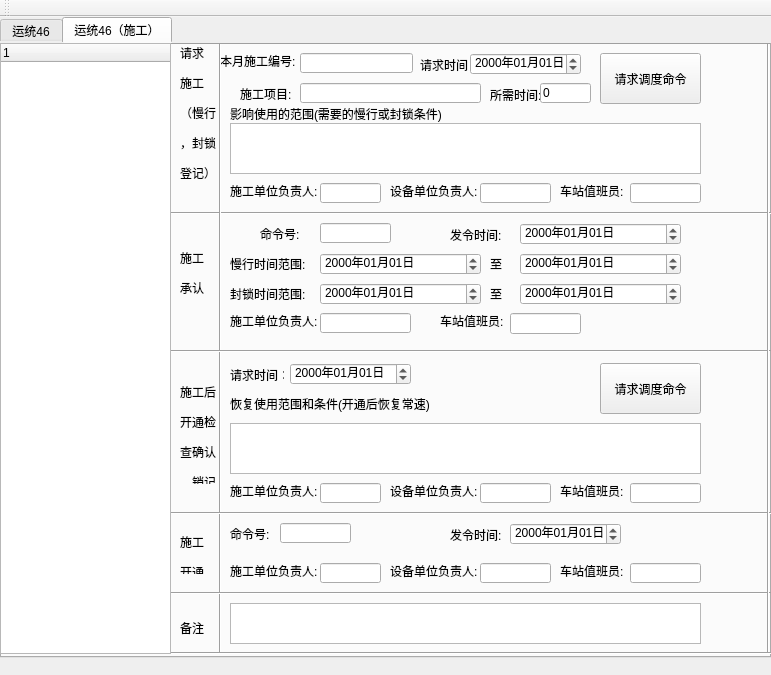
<?xml version="1.0" encoding="UTF-8"?>
<ui version="4.0">
 <class>yt46</class>
 <widget class="QMainWindow" name="yt46">
  <property name="geometry">
   <rect>
    <x>0</x>
    <y>0</y>
    <width>771</width>
    <height>675</height>
   </rect>
  </property>
  <property name="windowTitle">
   <string>运统46报表</string>
  </property>
  <widget class="QWidget" name="centralwidget">
   <widget class="QTabWidget" name="tabWidget">
    <property name="geometry">
     <rect>
      <x>0</x>
      <y>0</y>
      <width>771</width>
      <height>641</height>
     </rect>
    </property>
    <property name="styleSheet">
     <string notr="true">gridline-color: rgb(239, 239, 239);
border-top-color: rgb(255, 0, 0);
alternate-background-color: rgb(0, 255, 255);
border-color: rgb(85, 85, 255);
</string>
    </property>
    <property name="currentIndex">
     <number>1</number>
    </property>
    <widget class="QWidget" name="tab">
     <attribute name="title">
      <string>运统46</string>
     </attribute>
     <widget class="QWidget" name="widget" native="true">
      <property name="geometry">
       <rect>
        <x>170</x>
        <y>0</y>
        <width>591</width>
        <height>611</height>
       </rect>
      </property>
      <widget class="QWidget" name="widget_2" native="true">
       <property name="geometry">
        <rect>
         <x>10</x>
         <y>0</y>
         <width>591</width>
         <height>41</height>
        </rect>
       </property>
       <widget class="QLabel" name="label">
        <property name="geometry">
         <rect>
          <x>10</x>
          <y>11</y>
          <width>54</width>
          <height>21</height>
         </rect>
        </property>
        <property name="text">
         <string>设备类型:</string>
        </property>
       </widget>
       <widget class="QComboBox" name="comboBox">
        <property name="geometry">
         <rect>
          <x>70</x>
          <y>10</y>
          <width>69</width>
          <height>22</height>
         </rect>
        </property>
       </widget>
       <widget class="QLabel" name="label_2">
        <property name="geometry">
         <rect>
          <x>150</x>
          <y>10</y>
          <width>54</width>
          <height>21</height>
         </rect>
        </property>
        <property name="text">
         <string>设备名称:</string>
        </property>
       </widget>
       <widget class="QLineEdit" name="lineEdit">
        <property name="geometry">
         <rect>
          <x>210</x>
          <y>10</y>
          <width>71</width>
          <height>20</height>
         </rect>
        </property>
       </widget>
       <widget class="QLabel" name="label_3">
        <property name="geometry">
         <rect>
          <x>290</x>
          <y>10</y>
          <width>41</width>
          <height>21</height>
         </rect>
        </property>
        <property name="text">
         <string>时间:</string>
        </property>
       </widget>
       <widget class="QDateTimeEdit" name="dateTimeEdit_7">
        <property name="geometry">
         <rect>
          <x>330</x>
          <y>10</y>
          <width>194</width>
          <height>22</height>
         </rect>
        </property>
        <property name="displayFormat">
         <string>yyyy年MM月dd日 HH:mm</string>
        </property>
       </widget>
      </widget>
      <widget class="QLabel" name="label_5">
       <property name="geometry">
        <rect>
         <x>20</x>
         <y>40</y>
         <width>301</width>
         <height>16</height>
        </rect>
       </property>
       <property name="text">
        <string>检查试验结果,所发现的不良及破损程度</string>
       </property>
      </widget>
      <widget class="QScrollArea" name="scrollArea">
       <property name="geometry">
        <rect>
         <x>10</x>
         <y>59</y>
         <width>571</width>
         <height>81</height>
        </rect>
       </property>
       <property name="widgetResizable">
        <bool>true</bool>
       </property>
       <widget class="QWidget" name="scrollAreaWidgetContents">
        <property name="geometry">
         <rect>
          <x>0</x>
          <y>0</y>
          <width>569</width>
          <height>79</height>
         </rect>
        </property>
        <widget class="QTextEdit" name="textEdit">
         <property name="geometry">
          <rect>
           <x>0</x>
           <y>0</y>
           <width>571</width>
           <height>81</height>
          </rect>
         </property>
         <property name="styleSheet">
          <string notr="true"/>
         </property>
        </widget>
       </widget>
      </widget>
      <widget class="QGroupBox" name="groupBox">
       <property name="geometry">
        <rect>
         <x>10</x>
         <y>150</y>
         <width>521</width>
         <height>71</height>
        </rect>
       </property>
       <property name="title">
        <string>通知时间:</string>
       </property>
       <property name="flat">
        <bool>false</bool>
       </property>
       <property name="checkable">
        <bool>true</bool>
       </property>
       <widget class="QComboBox" name="comboBox_3">
        <property name="geometry">
         <rect>
          <x>320</x>
          <y>30</y>
          <width>69</width>
          <height>22</height>
         </rect>
        </property>
       </widget>
       <widget class="QLabel" name="label_58">
        <property name="geometry">
         <rect>
          <x>260</x>
          <y>30</y>
          <width>54</width>
          <height>21</height>
         </rect>
        </property>
        <property name="text">
         <string>通知方法:</string>
        </property>
       </widget>
       <widget class="QLabel" name="label_4">
        <property name="geometry">
         <rect>
          <x>10</x>
          <y>30</y>
          <width>41</width>
          <height>21</height>
         </rect>
        </property>
        <property name="text">
         <string>时间:</string>
        </property>
       </widget>
       <widget class="QDateTimeEdit" name="dateTimeEdit_8">
        <property name="geometry">
         <rect>
          <x>50</x>
          <y>30</y>
          <width>194</width>
          <height>22</height>
         </rect>
        </property>
        <property name="displayFormat">
         <string>yyyy年MM月dd日 HH:mm</string>
        </property>
       </widget>
      </widget>
      <widget class="QGroupBox" name="groupBox_2">
       <property name="geometry">
        <rect>
         <x>10</x>
         <y>240</y>
         <width>521</width>
         <height>71</height>
        </rect>
       </property>
       <property name="title">
        <string>到达时间:</string>
       </property>
       <property name="flat">
        <bool>false</bool>
       </property>
       <property name="checkable">
        <bool>true</bool>
       </property>
       <widget class="QLabel" name="label_17">
        <property name="geometry">
         <rect>
          <x>260</x>
          <y>30</y>
          <width>101</width>
          <height>21</height>
         </rect>
        </property>
        <property name="text">
         <string>该段工作人员签名:</string>
        </property>
       </widget>
       <widget class="QDateTimeEdit" name="dateTimeEdit_9">
        <property name="geometry">
         <rect>
          <x>50</x>
          <y>30</y>
          <width>194</width>
          <height>22</height>
         </rect>
        </property>
        <property name="displayFormat">
         <string>yyyy年MM月dd日 HH:mm</string>
        </property>
       </widget>
       <widget class="QLabel" name="label_7">
        <property name="geometry">
         <rect>
          <x>10</x>
          <y>30</y>
          <width>41</width>
          <height>21</height>
         </rect>
        </property>
        <property name="text">
         <string>时间:</string>
        </property>
       </widget>
       <widget class="QLineEdit" name="lineEdit_2">
        <property name="geometry">
         <rect>
          <x>370</x>
          <y>30</y>
          <width>71</width>
          <height>20</height>
         </rect>
        </property>
       </widget>
      </widget>
      <widget class="QGroupBox" name="groupBox_3">
       <property name="geometry">
        <rect>
         <x>10</x>
         <y>330</y>
         <width>571</width>
         <height>261</height>
        </rect>
       </property>
       <property name="title">
        <string>消除不良及破损的时分及签名:</string>
       </property>
       <property name="flat">
        <bool>false</bool>
       </property>
       <property name="checkable">
        <bool>true</bool>
       </property>
       <widget class="QTextEdit" name="textEdit_2">
        <property name="geometry">
         <rect>
          <x>1</x>
          <y>90</y>
          <width>561</width>
          <height>91</height>
         </rect>
        </property>
       </widget>
       <widget class="QLabel" name="label_23">
        <property name="geometry">
         <rect>
          <x>10</x>
          <y>60</y>
          <width>231</width>
          <height>21</height>
         </rect>
        </property>
        <property name="text">
         <string>破损及不良的原因系采用何种方法进行修理</string>
        </property>
       </widget>
       <widget class="QLineEdit" name="lineEdit_5">
        <property name="geometry">
         <rect>
          <x>460</x>
          <y>230</y>
          <width>81</width>
          <height>20</height>
         </rect>
        </property>
       </widget>
       <widget class="QLineEdit" name="lineEdit_4">
        <property name="geometry">
         <rect>
          <x>460</x>
          <y>200</y>
          <width>81</width>
          <height>20</height>
         </rect>
        </property>
       </widget>
       <widget class="QLabel" name="label_28">
        <property name="geometry">
         <rect>
          <x>350</x>
          <y>230</y>
          <width>101</width>
          <height>21</height>
         </rect>
        </property>
        <property name="text">
         <string>值班人员签名:</string>
        </property>
       </widget>
       <widget class="QLabel" name="label_27">
        <property name="geometry">
         <rect>
          <x>350</x>
          <y>200</y>
          <width>101</width>
          <height>21</height>
         </rect>
        </property>
        <property name="text">
         <string>该段工作人员签名:</string>
        </property>
       </widget>
       <widget class="QLabel" name="label_8">
        <property name="geometry">
         <rect>
          <x>10</x>
          <y>30</y>
          <width>41</width>
          <height>21</height>
         </rect>
        </property>
        <property name="text">
         <string>时间:</string>
        </property>
       </widget>
       <widget class="QDateTimeEdit" name="dateTimeEdit_10">
        <property name="geometry">
         <rect>
          <x>50</x>
          <y>30</y>
          <width>194</width>
          <height>22</height>
         </rect>
        </property>
        <property name="displayFormat">
         <string>yyyy年MM月dd日 HH:mm</string>
        </property>
       </widget>
      </widget>
     </widget>
     <widget class="QTreeWidget" name="treeWidget">
      <property name="geometry">
       <rect>
        <x>0</x>
        <y>1</y>
        <width>171</width>
        <height>611</height>
       </rect>
      </property>
      <column>
       <property name="text">
        <string notr="true">1</string>
       </property>
      </column>
     </widget>
    </widget>
    <widget class="QWidget" name="tab_2">
     <attribute name="title">
      <string>运统46（施工）</string>
     </attribute>
     <widget class="QWidget" name="widget_9" native="true">
      <property name="geometry">
       <rect>
        <x>170</x>
        <y>0</y>
        <width>601</width>
        <height>171</height>
       </rect>
      </property>
      <widget class="QLabel" name="label_9">
       <property name="geometry">
        <rect>
         <x>10</x>
         <y>0</y>
         <width>41</width>
         <height>141</height>
        </rect>
       </property>
       <property name="text">
        <string>&lt;html&gt;&lt;head/&gt;&lt;body&gt;&lt;p&gt;请求&lt;/p&gt;&lt;p&gt;施工&lt;/p&gt;&lt;p&gt;（慢行&lt;/p&gt;&lt;p&gt;，封锁&lt;/p&gt;&lt;p&gt;登记）&lt;/p&gt;&lt;/body&gt;&lt;/html&gt;</string>
       </property>
      </widget>
      <widget class="QLabel" name="label_10">
       <property name="geometry">
        <rect>
         <x>50</x>
         <y>10</y>
         <width>81</width>
         <height>16</height>
        </rect>
       </property>
       <property name="text">
        <string>本月施工编号:</string>
       </property>
      </widget>
      <widget class="QLineEdit" name="lineEdit_6">
       <property name="geometry">
        <rect>
         <x>130</x>
         <y>10</y>
         <width>113</width>
         <height>20</height>
        </rect>
       </property>
      </widget>
      <widget class="QLabel" name="label_11">
       <property name="geometry">
        <rect>
         <x>250</x>
         <y>11</y>
         <width>54</width>
         <height>21</height>
        </rect>
       </property>
       <property name="text">
        <string>请求时间：</string>
       </property>
      </widget>
      <widget class="QDateTimeEdit" name="dateTimeEdit">
       <property name="geometry">
        <rect>
         <x>300</x>
         <y>10</y>
         <width>111</width>
         <height>22</height>
        </rect>
       </property>
       <property name="focusPolicy">
        <enum>Qt::NoFocus</enum>
       </property>
       <property name="wrapping">
        <bool>false</bool>
       </property>
       <property name="maximumDateTime">
        <datetime>
         <hour>23</hour>
         <minute>59</minute>
         <second>59</second>
         <year>9999</year>
         <month>12</month>
         <day>31</day>
        </datetime>
       </property>
       <property name="currentSection">
        <enum>QDateTimeEdit::YearSection</enum>
       </property>
       <property name="displayFormat">
        <string>yyyy年MM月dd日</string>
       </property>
       <property name="timeSpec">
        <enum>Qt::LocalTime</enum>
       </property>
      </widget>
      <widget class="QLabel" name="label_29">
       <property name="geometry">
        <rect>
         <x>70</x>
         <y>40</y>
         <width>54</width>
         <height>21</height>
        </rect>
       </property>
       <property name="text">
        <string>施工项目:</string>
       </property>
      </widget>
      <widget class="QLineEdit" name="lineEdit_7">
       <property name="geometry">
        <rect>
         <x>130</x>
         <y>40</y>
         <width>181</width>
         <height>20</height>
        </rect>
       </property>
      </widget>
      <widget class="QLabel" name="label_30">
       <property name="geometry">
        <rect>
         <x>320</x>
         <y>42</y>
         <width>54</width>
         <height>20</height>
        </rect>
       </property>
       <property name="text">
        <string>所需时间:</string>
       </property>
      </widget>
      <widget class="QLineEdit" name="lineEdit_8">
       <property name="geometry">
        <rect>
         <x>370</x>
         <y>40</y>
         <width>51</width>
         <height>20</height>
        </rect>
       </property>
       <property name="text">
        <string>0</string>
       </property>
      </widget>
      <widget class="QPushButton" name="pushButton">
       <property name="geometry">
        <rect>
         <x>430</x>
         <y>10</y>
         <width>101</width>
         <height>51</height>
        </rect>
       </property>
       <property name="text">
        <string>请求调度命令</string>
       </property>
      </widget>
      <widget class="QLabel" name="label_31">
       <property name="geometry">
        <rect>
         <x>60</x>
         <y>60</y>
         <width>221</width>
         <height>21</height>
        </rect>
       </property>
       <property name="text">
        <string>影响使用的范围(需要的慢行或封锁条件)</string>
       </property>
      </widget>
      <widget class="QTextEdit" name="textEdit_3">
       <property name="geometry">
        <rect>
         <x>60</x>
         <y>80</y>
         <width>471</width>
         <height>51</height>
        </rect>
       </property>
      </widget>
      <widget class="QLabel" name="label_32">
       <property name="geometry">
        <rect>
         <x>60</x>
         <y>140</y>
         <width>91</width>
         <height>16</height>
        </rect>
       </property>
       <property name="text">
        <string>施工单位负责人:</string>
       </property>
      </widget>
      <widget class="QLineEdit" name="lineEdit_9">
       <property name="geometry">
        <rect>
         <x>150</x>
         <y>140</y>
         <width>61</width>
         <height>20</height>
        </rect>
       </property>
      </widget>
      <widget class="QLabel" name="label_33">
       <property name="geometry">
        <rect>
         <x>220</x>
         <y>140</y>
         <width>91</width>
         <height>16</height>
        </rect>
       </property>
       <property name="text">
        <string>设备单位负责人:</string>
       </property>
      </widget>
      <widget class="QLineEdit" name="lineEdit_10">
       <property name="geometry">
        <rect>
         <x>310</x>
         <y>140</y>
         <width>71</width>
         <height>20</height>
        </rect>
       </property>
       <property name="text">
        <string/>
       </property>
      </widget>
      <widget class="QLineEdit" name="lineEdit_11">
       <property name="geometry">
        <rect>
         <x>460</x>
         <y>140</y>
         <width>71</width>
         <height>20</height>
        </rect>
       </property>
       <property name="text">
        <string/>
       </property>
      </widget>
      <widget class="QLabel" name="label_34">
       <property name="geometry">
        <rect>
         <x>390</x>
         <y>140</y>
         <width>71</width>
         <height>16</height>
        </rect>
       </property>
       <property name="text">
        <string>车站值班员:</string>
       </property>
      </widget>
      <widget class="Line" name="line_4">
       <property name="geometry">
        <rect>
         <x>0</x>
         <y>160</y>
         <width>651</width>
         <height>21</height>
        </rect>
       </property>
       <property name="orientation">
        <enum>Qt::Horizontal</enum>
       </property>
      </widget>
     </widget>
     <widget class="Line" name="line">
      <property name="geometry">
       <rect>
        <x>210</x>
        <y>0</y>
        <width>20</width>
        <height>611</height>
       </rect>
      </property>
      <property name="orientation">
       <enum>Qt::Vertical</enum>
      </property>
     </widget>
     <widget class="Line" name="line_2">
      <property name="geometry">
       <rect>
        <x>0</x>
        <y>-10</y>
        <width>771</width>
        <height>20</height>
       </rect>
      </property>
      <property name="frameShadow">
       <enum>QFrame::Raised</enum>
      </property>
      <property name="orientation">
       <enum>Qt::Horizontal</enum>
      </property>
     </widget>
     <widget class="QWidget" name="widget_10" native="true">
      <property name="geometry">
       <rect>
        <x>170</x>
        <y>180</y>
        <width>591</width>
        <height>121</height>
       </rect>
      </property>
      <widget class="QLabel" name="label_35">
       <property name="geometry">
        <rect>
         <x>10</x>
         <y>10</y>
         <width>31</width>
         <height>81</height>
        </rect>
       </property>
       <property name="text">
        <string>&lt;html&gt;&lt;head/&gt;&lt;body&gt;&lt;p&gt;施工&lt;/p&gt;&lt;p&gt;承认&lt;/p&gt;&lt;/body&gt;&lt;/html&gt;</string>
       </property>
      </widget>
      <widget class="QLabel" name="label_37">
       <property name="geometry">
        <rect>
         <x>90</x>
         <y>0</y>
         <width>51</width>
         <height>21</height>
        </rect>
       </property>
       <property name="text">
        <string>命令号:</string>
       </property>
      </widget>
      <widget class="QLineEdit" name="lineEdit_12">
       <property name="geometry">
        <rect>
         <x>150</x>
         <y>0</y>
         <width>71</width>
         <height>20</height>
        </rect>
       </property>
      </widget>
      <widget class="QLabel" name="label_36">
       <property name="geometry">
        <rect>
         <x>280</x>
         <y>1</y>
         <width>61</width>
         <height>21</height>
        </rect>
       </property>
       <property name="text">
        <string>发令时间:</string>
       </property>
      </widget>
      <widget class="QDateTimeEdit" name="dateTimeEdit_2">
       <property name="geometry">
        <rect>
         <x>350</x>
         <y>0</y>
         <width>161</width>
         <height>22</height>
        </rect>
       </property>
       <property name="displayFormat">
        <string>yyyy年MM月dd日</string>
       </property>
      </widget>
      <widget class="QLineEdit" name="lineEdit_14">
       <property name="geometry">
        <rect>
         <x>340</x>
         <y>90</y>
         <width>71</width>
         <height>21</height>
        </rect>
       </property>
       <property name="text">
        <string/>
       </property>
      </widget>
      <widget class="QLineEdit" name="lineEdit_13">
       <property name="geometry">
        <rect>
         <x>150</x>
         <y>90</y>
         <width>91</width>
         <height>20</height>
        </rect>
       </property>
      </widget>
      <widget class="QLabel" name="label_45">
       <property name="geometry">
        <rect>
         <x>60</x>
         <y>90</y>
         <width>91</width>
         <height>16</height>
        </rect>
       </property>
       <property name="text">
        <string>施工单位负责人:</string>
       </property>
      </widget>
      <widget class="QLabel" name="label_44">
       <property name="geometry">
        <rect>
         <x>270</x>
         <y>90</y>
         <width>71</width>
         <height>16</height>
        </rect>
       </property>
       <property name="text">
        <string>车站值班员:</string>
       </property>
      </widget>
      <widget class="QLabel" name="label_62">
       <property name="geometry">
        <rect>
         <x>320</x>
         <y>30</y>
         <width>16</width>
         <height>21</height>
        </rect>
       </property>
       <property name="text">
        <string>至</string>
       </property>
      </widget>
      <widget class="QLabel" name="label_6">
       <property name="geometry">
        <rect>
         <x>60</x>
         <y>30</y>
         <width>81</width>
         <height>21</height>
        </rect>
       </property>
       <property name="text">
        <string>慢行时间范围:</string>
       </property>
      </widget>
      <widget class="QDateTimeEdit" name="dateTimeEdit_5">
       <property name="geometry">
        <rect>
         <x>150</x>
         <y>30</y>
         <width>161</width>
         <height>22</height>
        </rect>
       </property>
       <property name="displayFormat">
        <string>yyyy年MM月dd日</string>
       </property>
      </widget>
      <widget class="QDateTimeEdit" name="dateTimeEdit_6">
       <property name="geometry">
        <rect>
         <x>350</x>
         <y>30</y>
         <width>161</width>
         <height>22</height>
        </rect>
       </property>
       <property name="displayFormat">
        <string>yyyy年MM月dd日</string>
       </property>
      </widget>
      <widget class="QLabel" name="label_63">
       <property name="geometry">
        <rect>
         <x>320</x>
         <y>60</y>
         <width>16</width>
         <height>21</height>
        </rect>
       </property>
       <property name="text">
        <string>至</string>
       </property>
      </widget>
      <widget class="QDateTimeEdit" name="dateTimeEdit_11">
       <property name="geometry">
        <rect>
         <x>350</x>
         <y>60</y>
         <width>161</width>
         <height>22</height>
        </rect>
       </property>
       <property name="displayFormat">
        <string>yyyy年MM月dd日</string>
       </property>
      </widget>
      <widget class="QDateTimeEdit" name="dateTimeEdit_12">
       <property name="geometry">
        <rect>
         <x>150</x>
         <y>60</y>
         <width>161</width>
         <height>22</height>
        </rect>
       </property>
       <property name="displayFormat">
        <string>yyyy年MM月dd日</string>
       </property>
      </widget>
      <widget class="QLabel" name="label_12">
       <property name="geometry">
        <rect>
         <x>60</x>
         <y>60</y>
         <width>81</width>
         <height>21</height>
        </rect>
       </property>
       <property name="text">
        <string>封锁时间范围:</string>
       </property>
      </widget>
     </widget>
     <widget class="Line" name="line_3">
      <property name="geometry">
       <rect>
        <x>170</x>
        <y>300</y>
        <width>601</width>
        <height>16</height>
       </rect>
      </property>
      <property name="orientation">
       <enum>Qt::Horizontal</enum>
      </property>
     </widget>
     <widget class="Line" name="line_5">
      <property name="geometry">
       <rect>
        <x>170</x>
        <y>460</y>
        <width>611</width>
        <height>21</height>
       </rect>
      </property>
      <property name="orientation">
       <enum>Qt::Horizontal</enum>
      </property>
     </widget>
     <widget class="QLabel" name="label_46">
      <property name="geometry">
       <rect>
        <x>180</x>
        <y>340</y>
        <width>41</width>
        <height>101</height>
       </rect>
      </property>
      <property name="frameShadow">
       <enum>QFrame::Plain</enum>
      </property>
      <property name="text">
       <string>&lt;html&gt;&lt;head/&gt;&lt;body&gt;&lt;p&gt;施工后&lt;/p&gt;&lt;p&gt;开通检&lt;/p&gt;&lt;p&gt;查确认&lt;/p&gt;&lt;p&gt;、销记&lt;/p&gt;&lt;/body&gt;&lt;/html&gt;</string>
      </property>
      <property name="textFormat">
       <enum>Qt::AutoText</enum>
      </property>
     </widget>
     <widget class="QTextEdit" name="textEdit_4">
      <property name="geometry">
       <rect>
        <x>230</x>
        <y>380</y>
        <width>471</width>
        <height>51</height>
       </rect>
      </property>
     </widget>
     <widget class="QLabel" name="label_48">
      <property name="geometry">
       <rect>
        <x>230</x>
        <y>350</y>
        <width>221</width>
        <height>21</height>
       </rect>
      </property>
      <property name="text">
       <string>恢复使用范围和条件(开通后恢复常速)</string>
      </property>
     </widget>
     <widget class="QLabel" name="label_47">
      <property name="geometry">
       <rect>
        <x>230</x>
        <y>321</y>
        <width>54</width>
        <height>21</height>
       </rect>
      </property>
      <property name="text">
       <string>请求时间：</string>
      </property>
     </widget>
     <widget class="QPushButton" name="pushButton_2">
      <property name="geometry">
       <rect>
        <x>600</x>
        <y>320</y>
        <width>101</width>
        <height>51</height>
       </rect>
      </property>
      <property name="text">
       <string>请求调度命令</string>
      </property>
     </widget>
     <widget class="QDateTimeEdit" name="dateTimeEdit_3">
      <property name="geometry">
       <rect>
        <x>290</x>
        <y>320</y>
        <width>121</width>
        <height>22</height>
       </rect>
      </property>
      <property name="displayFormat">
       <string>yyyy年MM月dd日</string>
      </property>
     </widget>
     <widget class="QLabel" name="label_49">
      <property name="geometry">
       <rect>
        <x>180</x>
        <y>490</y>
        <width>31</width>
        <height>41</height>
       </rect>
      </property>
      <property name="text">
       <string>&lt;html&gt;&lt;head/&gt;&lt;body&gt;&lt;p&gt;施工&lt;/p&gt;&lt;p&gt;开通&lt;/p&gt;&lt;/body&gt;&lt;/html&gt;</string>
      </property>
     </widget>
     <widget class="QDateTimeEdit" name="dateTimeEdit_4">
      <property name="geometry">
       <rect>
        <x>510</x>
        <y>480</y>
        <width>111</width>
        <height>22</height>
       </rect>
      </property>
      <property name="currentSection">
       <enum>QDateTimeEdit::YearSection</enum>
      </property>
      <property name="displayFormat">
       <string>yyyy年MM月dd日</string>
      </property>
     </widget>
     <widget class="QLabel" name="label_51">
      <property name="geometry">
       <rect>
        <x>450</x>
        <y>481</y>
        <width>61</width>
        <height>21</height>
       </rect>
      </property>
      <property name="text">
       <string>发令时间:</string>
      </property>
     </widget>
     <widget class="QLabel" name="label_50">
      <property name="geometry">
       <rect>
        <x>230</x>
        <y>480</y>
        <width>51</width>
        <height>21</height>
       </rect>
      </property>
      <property name="text">
       <string>命令号:</string>
      </property>
     </widget>
     <widget class="QLineEdit" name="lineEdit_15">
      <property name="geometry">
       <rect>
        <x>280</x>
        <y>480</y>
        <width>71</width>
        <height>20</height>
       </rect>
      </property>
     </widget>
     <widget class="QLineEdit" name="lineEdit_18">
      <property name="geometry">
       <rect>
        <x>630</x>
        <y>520</y>
        <width>71</width>
        <height>20</height>
       </rect>
      </property>
      <property name="text">
       <string/>
      </property>
     </widget>
     <widget class="QLineEdit" name="lineEdit_17">
      <property name="geometry">
       <rect>
        <x>320</x>
        <y>520</y>
        <width>61</width>
        <height>20</height>
       </rect>
      </property>
     </widget>
     <widget class="QLabel" name="label_53">
      <property name="geometry">
       <rect>
        <x>560</x>
        <y>520</y>
        <width>71</width>
        <height>16</height>
       </rect>
      </property>
      <property name="text">
       <string>车站值班员:</string>
      </property>
     </widget>
     <widget class="QLabel" name="label_52">
      <property name="geometry">
       <rect>
        <x>390</x>
        <y>520</y>
        <width>91</width>
        <height>16</height>
       </rect>
      </property>
      <property name="text">
       <string>设备单位负责人:</string>
      </property>
     </widget>
     <widget class="QLabel" name="label_54">
      <property name="geometry">
       <rect>
        <x>230</x>
        <y>520</y>
        <width>91</width>
        <height>16</height>
       </rect>
      </property>
      <property name="text">
       <string>施工单位负责人:</string>
      </property>
     </widget>
     <widget class="QLineEdit" name="lineEdit_16">
      <property name="geometry">
       <rect>
        <x>480</x>
        <y>520</y>
        <width>71</width>
        <height>20</height>
       </rect>
      </property>
      <property name="text">
       <string/>
      </property>
     </widget>
     <widget class="Line" name="line_6">
      <property name="geometry">
       <rect>
        <x>170</x>
        <y>540</y>
        <width>601</width>
        <height>21</height>
       </rect>
      </property>
      <property name="orientation">
       <enum>Qt::Horizontal</enum>
      </property>
     </widget>
     <widget class="QLabel" name="label_55">
      <property name="geometry">
       <rect>
        <x>180</x>
        <y>570</y>
        <width>31</width>
        <height>31</height>
       </rect>
      </property>
      <property name="text">
       <string>&lt;html&gt;&lt;head/&gt;&lt;body&gt;&lt;p&gt;备注&lt;/p&gt;&lt;/body&gt;&lt;/html&gt;</string>
      </property>
     </widget>
     <widget class="QTextEdit" name="textEdit_5">
      <property name="geometry">
       <rect>
        <x>230</x>
        <y>560</y>
        <width>471</width>
        <height>41</height>
       </rect>
      </property>
     </widget>
     <widget class="Line" name="line_7">
      <property name="geometry">
       <rect>
        <x>760</x>
        <y>0</y>
        <width>16</width>
        <height>611</height>
       </rect>
      </property>
      <property name="orientation">
       <enum>Qt::Vertical</enum>
      </property>
     </widget>
     <widget class="Line" name="line_8">
      <property name="geometry">
       <rect>
        <x>170</x>
        <y>600</y>
        <width>641</width>
        <height>21</height>
       </rect>
      </property>
      <property name="orientation">
       <enum>Qt::Horizontal</enum>
      </property>
     </widget>
     <widget class="QTreeWidget" name="treeWidget_2">
      <property name="geometry">
       <rect>
        <x>0</x>
        <y>0</y>
        <width>171</width>
        <height>611</height>
       </rect>
      </property>
      <column>
       <property name="text">
        <string notr="true">1</string>
       </property>
      </column>
     </widget>
     <widget class="QLineEdit" name="lineEdit_19">
      <property name="geometry">
       <rect>
        <x>320</x>
        <y>440</y>
        <width>61</width>
        <height>20</height>
       </rect>
      </property>
     </widget>
     <widget class="QLineEdit" name="lineEdit_20">
      <property name="geometry">
       <rect>
        <x>630</x>
        <y>440</y>
        <width>71</width>
        <height>20</height>
       </rect>
      </property>
      <property name="text">
       <string/>
      </property>
     </widget>
     <widget class="QLabel" name="label_56">
      <property name="geometry">
       <rect>
        <x>390</x>
        <y>440</y>
        <width>91</width>
        <height>16</height>
       </rect>
      </property>
      <property name="text">
       <string>设备单位负责人:</string>
      </property>
     </widget>
     <widget class="QLabel" name="label_57">
      <property name="geometry">
       <rect>
        <x>230</x>
        <y>440</y>
        <width>91</width>
        <height>16</height>
       </rect>
      </property>
      <property name="text">
       <string>施工单位负责人:</string>
      </property>
     </widget>
     <widget class="QLabel" name="label_59">
      <property name="geometry">
       <rect>
        <x>560</x>
        <y>440</y>
        <width>71</width>
        <height>16</height>
       </rect>
      </property>
      <property name="text">
       <string>车站值班员:</string>
      </property>
     </widget>
     <widget class="QLineEdit" name="lineEdit_21">
      <property name="geometry">
       <rect>
        <x>480</x>
        <y>440</y>
        <width>71</width>
        <height>20</height>
       </rect>
      </property>
      <property name="text">
       <string/>
      </property>
     </widget>
    </widget>
   </widget>
  </widget>
  <widget class="QMenuBar" name="menubar">
   <property name="geometry">
    <rect>
     <x>0</x>
     <y>0</y>
     <width>771</width>
     <height>22</height>
    </rect>
   </property>
  </widget>
  <widget class="QToolBar" name="toolBar">
   <property name="windowTitle">
    <string>toolBar</string>
   </property>
   <attribute name="toolBarArea">
    <enum>TopToolBarArea</enum>
   </attribute>
   <attribute name="toolBarBreak">
    <bool>false</bool>
   </attribute>
  </widget>
 </widget>
 <resources/>
 <connections/>
</ui>
